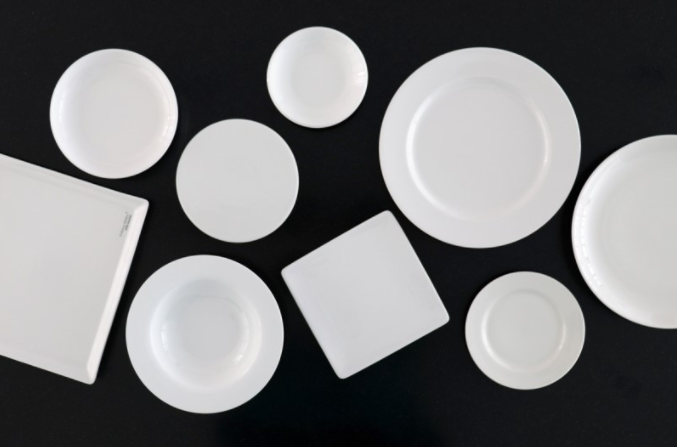
#> input picture 1_cv/fig/plates.png, 677 x 447 px
$ jupyter execute --allow-errors 04_cv_edge_hough_contour.ipynb   (older library calls are emulated)
#> lines starting #> are read from the running program, lines starting #| are printed output that depends on the picture; after the words box and inside, x2 and y2 are one past the last pixel; in counts of white or black regions, pixels touching at a corner belong together
[cell 1]
import numpy as np
import cv2
import matplotlib.pyplot as plt

### 1. 소벨 필터

[cell 2]
# src = cv2.imread("./fig/bamboo.jpg", cv2.IMREAD_GRAYSCALE)
src = cv2.imread("./fig/plates.png", cv2.IMREAD_GRAYSCALE)
#> src: shape (447, 677); min 0, max 255, mean 116.2


kernel = np.array([[-1, 0, 1],
                   [-2, 0, 2],
                   [-1, 0, 1]], np.float32)
# print(kernel)
# print(kernel.T)

dst1 = cv2.filter2D(src, -1, kernel)
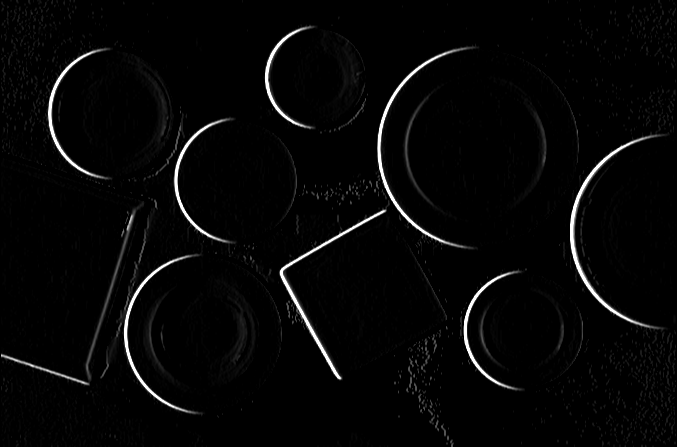
#> dst1: shape (447, 677); min 0, max 255, mean 6.4
dst2 = cv2.filter2D(src, -1, kernel.T)
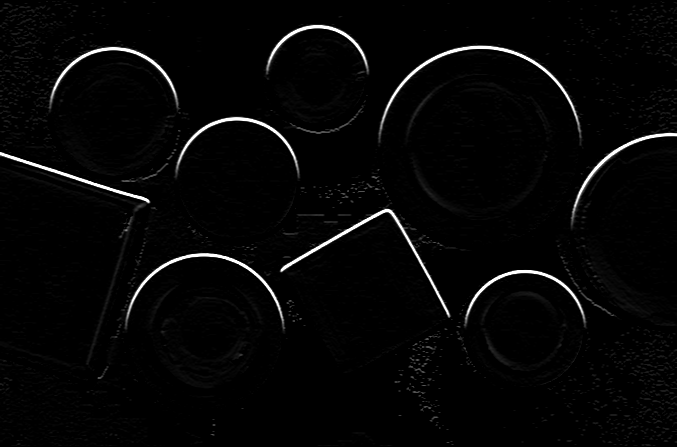
#> dst2: shape (447, 677); min 0, max 255, mean 5.9

cv2.imshow("bamboo", src)
cv2.imshow("dst1", dst1)
cv2.imshow("dst2", dst2)


while True:
    if cv2.waitKey() == 27:
#> (key Esc is pressed here)
        break

cv2.destroyAllWindows()

[cell 3]
## Sobel filter
# cv2.Sobel(src, ddepth, dx, dy, dst, ksize, scale, delt, borderType) -> dst
# src : 입력영상
# ddepth : 출력영상의 데이터 타입 (-1)
# dx : x 방향 미분차수
# dy : x 방향 미분차수
# dst : 출력영상
# ksize : 커널의 크기
# scale : 연산결과에 추가적으로 곱할 값
# delta : 연산결과에 추가적으로 더할 값
# borderType : 가장자리 픽셀확장 방식

# magnitude(x, y, magnitude) -> magnitude

[cell 4]
src = cv2.imread("./fig/son.jpg", cv2.IMREAD_GRAYSCALE)

#> (the rest of this cell did not finish here and is left out)

### 2. Canny 에지필터

[cell 5]
## Canny edge
# Canny(image, threshold1, threshold2, edges, apertureSize, L2gradient) -> edges
# image : 입력 영상
# threshold1: 에지결정 하한값
# threshold1: 에지결정 상한값
# edges: None
# apertureSize: 커널사이즈
# L2gradient: gradient 크기 계산, False

[cell 6]
src = cv2.imread("./fig/son.jpg", cv2.IMREAD_GRAYSCALE)
dst = cv2.Canny(src, 150, 180)

cv2.imshow("src", src)
cv2.imshow("dst", dst)

cv2.waitKey()
cv2.destroyAllWindows()

### 3. Hough 변환: 직선검출

[cell 7]
## 직선 검출, 곡선 검출; 허프 변환 (Hough transform)
# HoughLinesP(image, rho, theta, threshold, lines, minLineLength, maxLineGap) -> lines
# image: 입력 에지영상
# rho: 축적배열에서 rho의 간격
# theta: 축적배열에서 theta의 간격
# threshold: 직선판단할 임계값
# lines: 선분의 끝좌표 (x1, y1, x2, y2)
# srn = None, stn = None
# minLineLength: 검출한 선분의 최소 길이
# maxLineGap: 직선으로 간주할 최대 에지 점 간격 (끝어진 점을 연결할 기준)

[cell 8]
img = cv2.imread("./fig/checkerboard.png", cv2.IMREAD_GRAYSCALE)
edge = cv2.Canny(img, 100, 200)
# ret, edge = cv2.threshold(edge, )

lines = cv2.HoughLinesP(edge, 1, np.pi/360, 100, minLineLength = 10, maxLineGap = 30)
#> lines = None
#> (the rest of this cell did not finish here and is left out)

### 4. Hough 변환: 곡선검출

[cell 9]
# HoughCircles(image, method, dp, minDist[, circles[, param1[, param2[, minRadius[, maxRadius]]]]]) -> circles
# image: 입력영상
# method: cv2.HOUGH_GRADIENT,
# dp: 입력영상에 대한 실제 영상처리 배율, 1,  2 설정
# minDist: 검출된 원들간의 최소거리
# circles: 원좌표 (cx, cy, r), shape = (1, N, 3), dtype = np.float32
# param1: Canny edge max 값
# param2: 축척배열에서 원검출 임계값
# minRadius: 원 크기의 최소값
# maxRadius: 원 크기의 최대값

[cell 10]
## Hough transform, 원 검출

src = cv2.imread("./fig/plates.png")
#> src is the input picture: shape (447, 677, 3); mean B, G, R 117.7, 116.6, 116.5
src_gray = cv2.cvtColor(src, cv2.COLOR_BGR2GRAY)
# src_gray =  255 - src_gray
circles = cv2.HoughCircles(src_gray, cv2.HOUGH_GRADIENT, 1,
                           50, param1=200, param2= 100, minRadius=50, maxRadius=150)
#> circles = [[113.5, 113.5, 64.3], [480.5, 147.5, 101], [204.5, 333.5, 78.6], [236.5, 180.5, 61.5], [524.5, 330.5, 59.2], [316.5, 76.5, 50.25]]

print(circles.shape[1])
#| 6

for i in range(circles.shape[1]):
    cx, cy, radius = circles[0][i]
    cv2.circle(src, (int(cx), int(cy)), int(radius), (0, 0, 255), 2, cv2.LINE_AA)
#> this loop made 6 passes
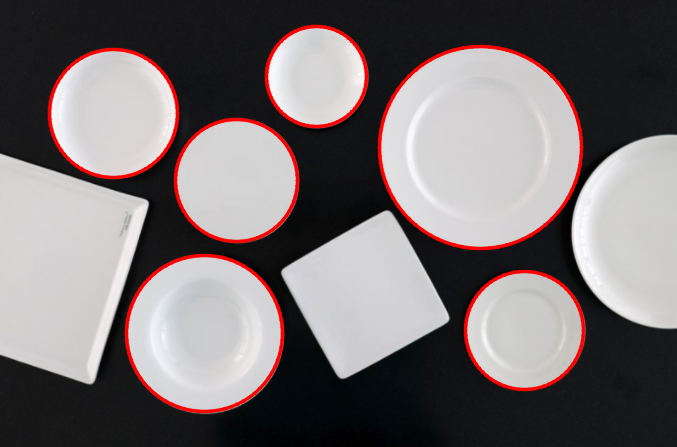
#> src: shape (447, 677, 3); 4.22% of pixels changed, all inside (x1, y1, x2, y2) = (47, 24, 586, 414)

cv2.imshow('src', src)
cv2.imshow("src-gray", src_gray)

cv2.waitKey()
cv2.destroyAllWindows()

### 5. 레이블링 (labeling)

[cell 11]
## 레이블링 (labeling)

# connectedComponentsWithStats(image[, labels[, stats[, centroids[, connectivity[, ltype]]]]]) -> retval, labels, stats, centroids

[cell 12]
src = cv2.imread("./fig/symbols.png")
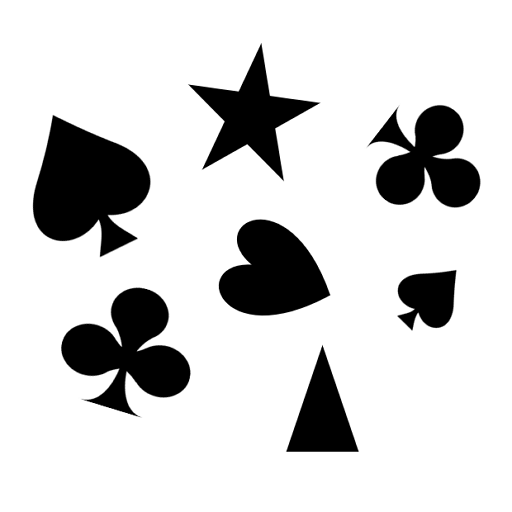
#> input picture 1_cv/fig/symbols.png, 512 x 512 px
#> src is the input picture: shape (512, 512, 3); min 0, max 255, mean 210.9
# src = cv2.GaussianBlur(src, (0, 0), 1)

src_gray = cv2.cvtColor(src, cv2.COLOR_BGR2GRAY)
#> src_gray: shape (512, 512)
ret, mask = cv2.threshold(src_gray, 100, 255, cv2.THRESH_BINARY)
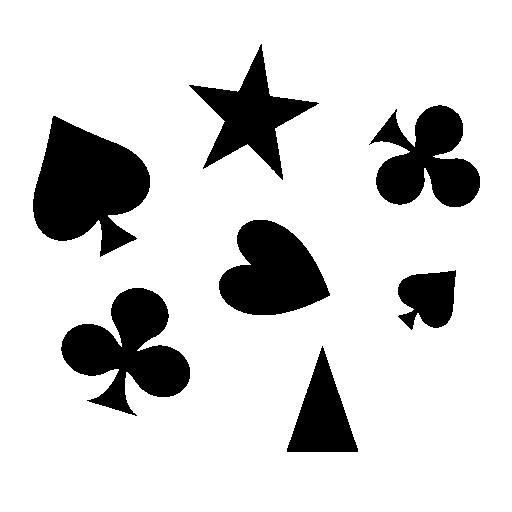
#> mask: shape (512, 512); 82.9% white; 7 black regions, largest, box (x1, y1, x2, y2) and area: (33, 116, 150, 257) 10308, (61, 288, 190, 416) 8542, (219, 220, 330, 315) 7132
# mask = cv2.morphologyEx(mask, cv2.MORPH_OPEN, None)


cnts, labels, stats, centroids = cv2.connectedComponentsWithStats(mask)
#> cnts = 2; stats = [[33, 44, 447, 408, 44946], [0, 0, 512, 512, 217198]]; centroids = [[236, 244], [259.5, 257.9]]
print(stats[1])
#| [     0      0    512    512 217198]

for i in range(1, cnts):
    (x, y, w, h, area) = stats[i]

    if area <= 200:
        continue

    cv2.rectangle(src, (x, y, w, h), (0, 0, 255), 2)
#> this loop made 1 pass
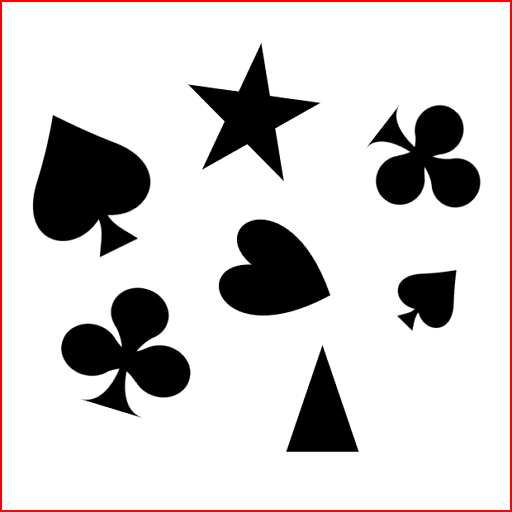
#> src: shape (512, 512, 3); 1.56% of pixels changed, all inside (x1, y1, x2, y2) = (0, 0, 512, 512)

print("count = ", cnts)
#| count =  2

cv2.imshow("src", src)
# cv2.imshow("gray", src_gray)
cv2.imshow("mask", mask)

cv2.waitKey()
cv2.destroyAllWindows()

### 6. 외곽선 검출

[cell 13]
## 외곽선 검출
# findContours(image, mode, method[, contours[, hierarchy[, offset]]]) -> contours, hierarchy
    # image: 입력 영상. non-zero 픽셀을 객체로 간주함.
    # mode: 외곽선 검출 모드. cv2.RETR_로 시작하는 상수.
    #     (cv2.RETR_EXTERNAL, cv2.RETR_LIST,cv2.RETR_CCOMP, cv2.RETR_TREE)
    # method: 외곽선 근사화 방법. cv2.CHAIN_APPROX_로 시작하는 상수.
    # contour: 검출된 외곽선 좌표. numpy.ndarray로 구성된 리스트.
    # contours[i].shape=(K, 1, 2). contours[i].dtype=numpy.int32.
    # hierarchy: 외곽선 계층 정보. numpy.ndarray. shape=(1, N, 4). dtype=numpy.int32.
    # hierarchy[0, i, 0] ~ hierarchy[0, i, 3]이 순서대로 next, prev, child, parent
    # 외곽선 인덱스를 가리킴. 해당 외곽선이 없으면 -1.
    # offset: 좌표 값 이동 옵셋. 기본값은 (0, 0).

# drawContours(image, contours, contourIdx, color[, thickness[, lineType[, hierarchy[, maxLevel[, offset]]]]]) -> image

[cell 14]
src = cv2.imread("./fig/shape.png")
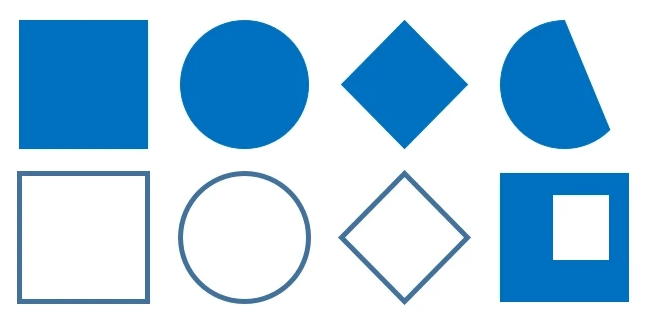
#> input picture 1_cv/fig/shape.png, 658 x 330 px
#> src is the input picture: shape (330, 658, 3); mean B, G, R 233.6, 210.8, 178
src_gray = cv2.cvtColor(src, cv2.COLOR_BGR2GRAY)
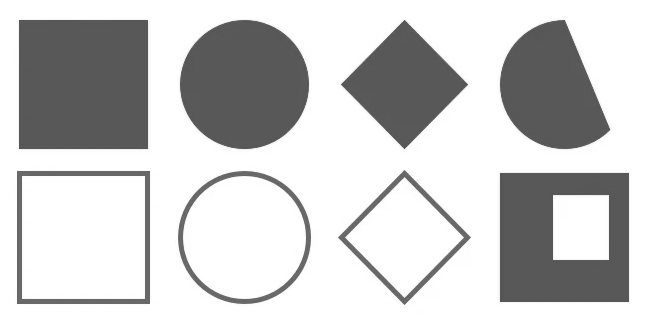
#> src_gray: shape (330, 658); min 79, max 255, mean 203.7
ret, mask = cv2.threshold(src_gray, 0, 255, cv2.THRESH_OTSU | cv2.THRESH_BINARY_INV)
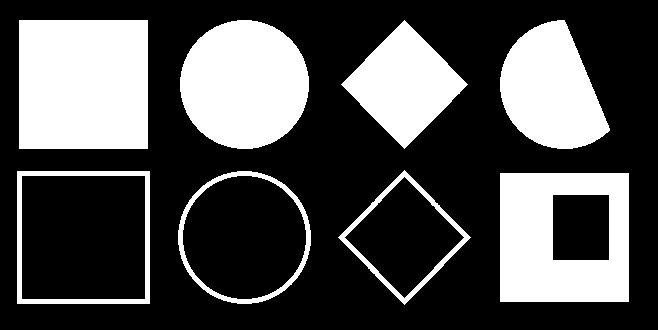
#> mask: shape (330, 658); 30.8% white; 8 white regions
#> ret = 172
contours, hierachy = cv2.findContours(mask, cv2.RETR_CCOMP, cv2.CHAIN_APPROX_NONE)
#> contours = 12 contours; largest, box (x1, y1, x2, y2) and area: (17, 171, 150, 304) 17424, (500, 173, 629, 302) 16384, (19, 20, 148, 149) 16384, (21, 175, 146, 300) 15374, (178, 171, 311, 304) 13674
for i in range(len(contours)):
    cv2.drawContours(src, contours, i, (0, 0, 255), 1)
    cv2.putText(src, str(i), contours[i][0][0], cv2.FONT_HERSHEY_COMPLEX, 1,
                (0, 0, 255), 1, cv2.LINE_AA)
#> this loop made 12 passes
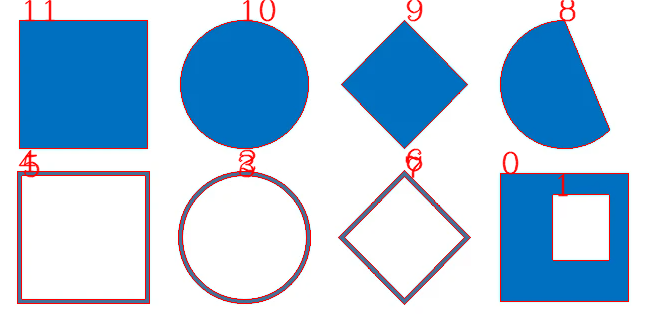
#> src: shape (330, 658, 3); 3% of pixels changed, all inside (x1, y1, x2, y2) = (17, 0, 629, 305)

cv2.imshow('src', src)
cv2.imshow('src_gray', src_gray)
cv2.imshow("mask", mask)
cv2.waitKey()
cv2.destroyAllWindows()
